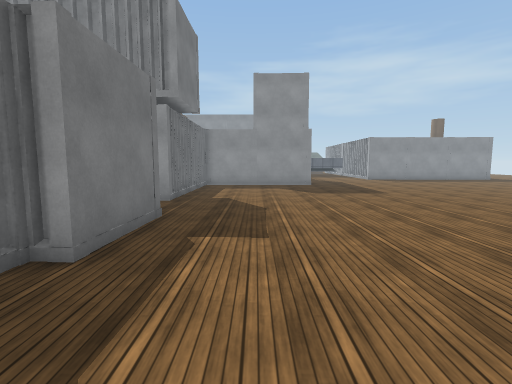
View 1 (above)

24 first-person views from a walk through a Unity game level. The camera is 1.4 m above the floor, tilts 6° down and sees 85° across. The floor is counted in squares, 1 m on a side. Each view is taken from the middle of a square. On the plan, view 1 faces up. The plan holds only what a view shows up to about 14 squares ahead; the rest is blank. The place goes on beyond the plan. Surface patterns are stand-ins for the level's own textures.

View 2
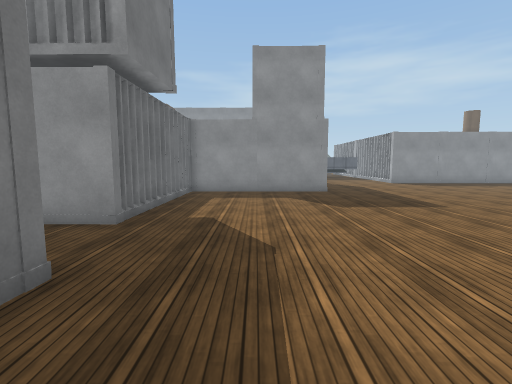

View 3
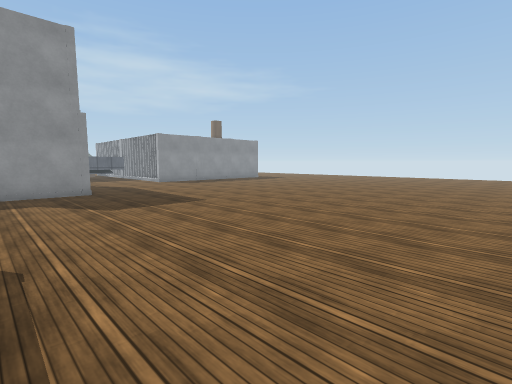

View 4
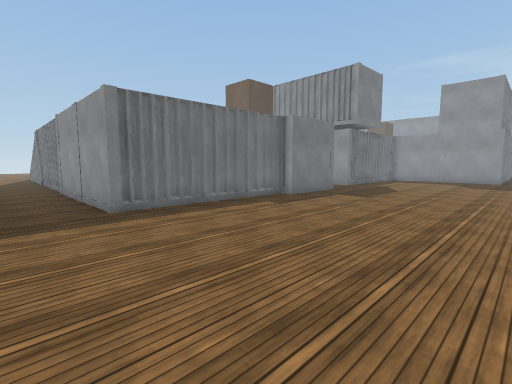

View 5
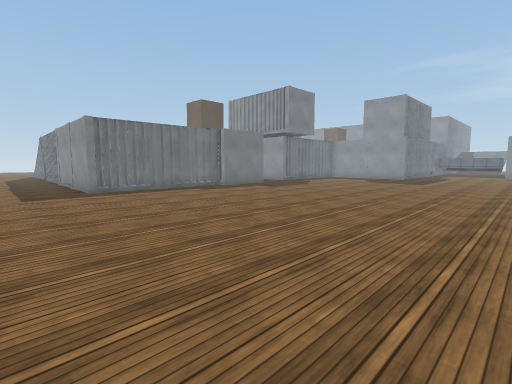

View 6
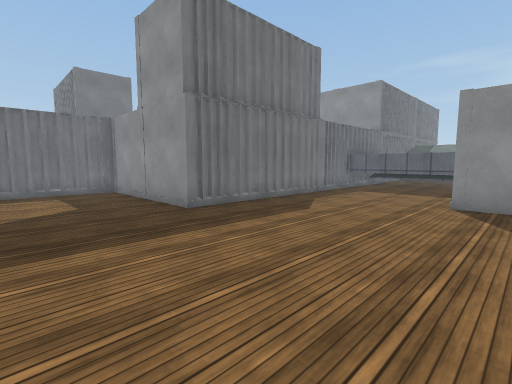

View 7
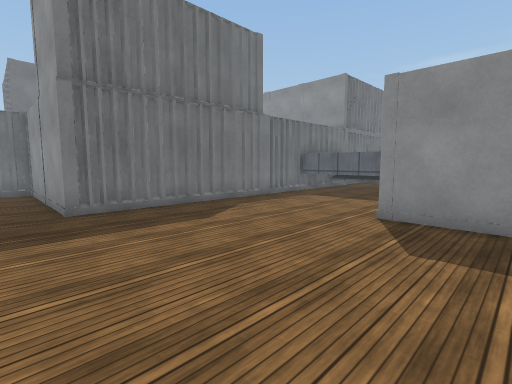

View 8
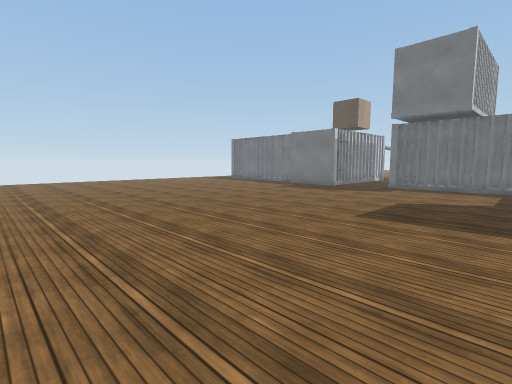

View 9
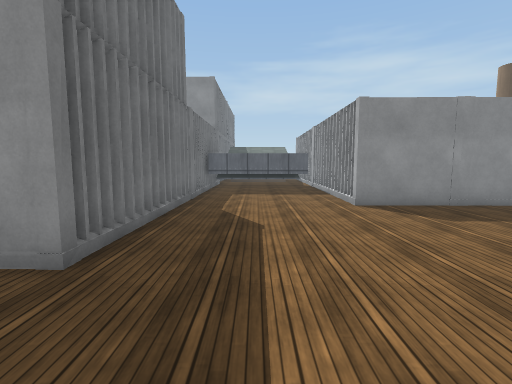

View 10
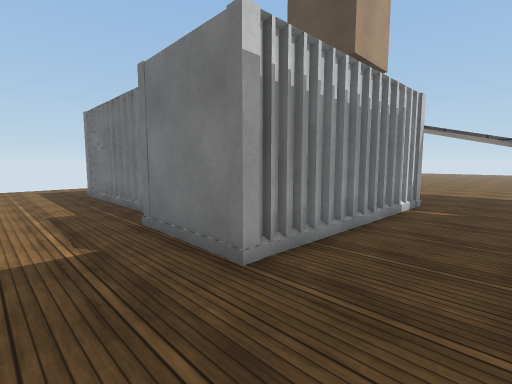

View 11
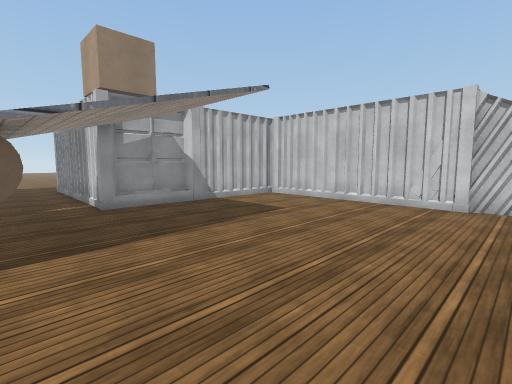

View 12
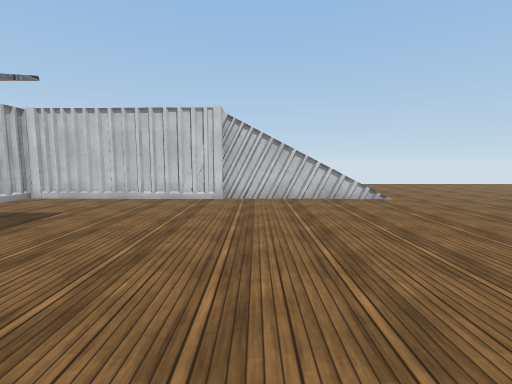

View 13
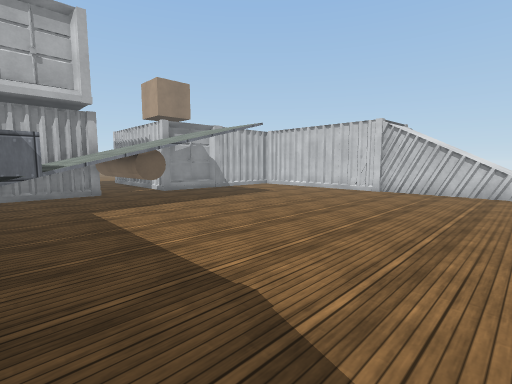

View 14
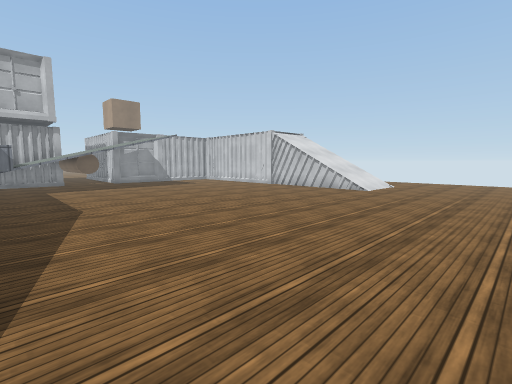

View 15
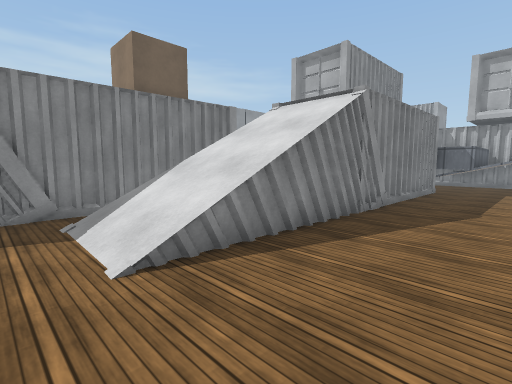

View 16
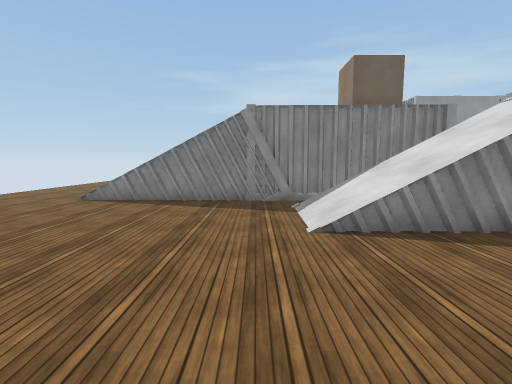

View 17
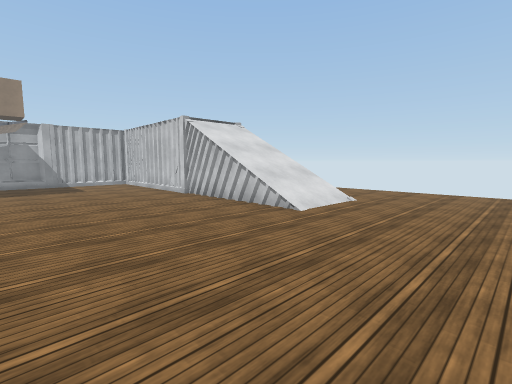

View 18
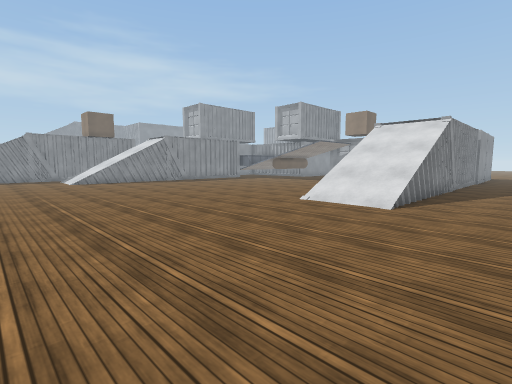

View 19
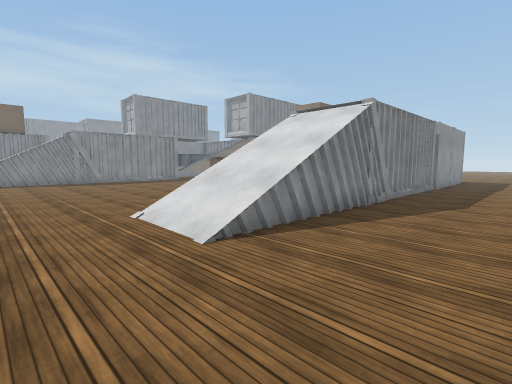

View 20
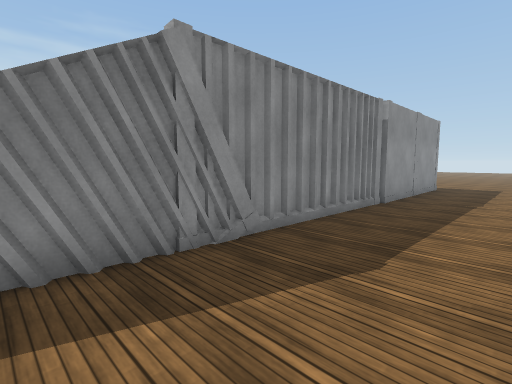

View 21
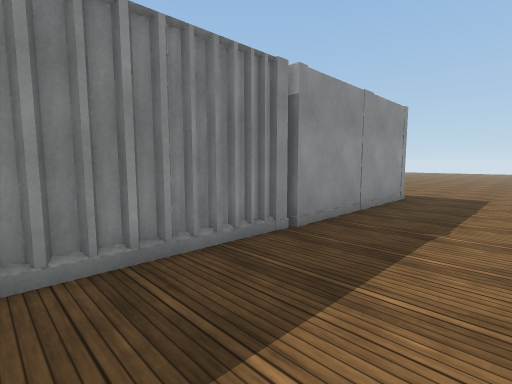

View 22
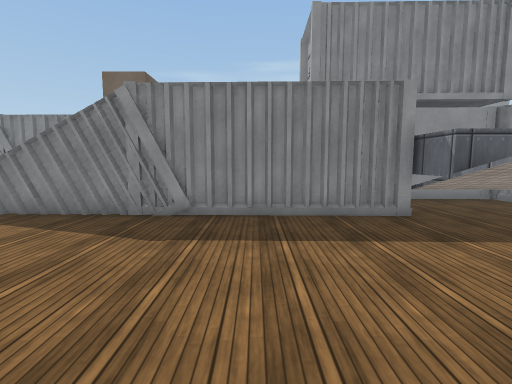

View 23
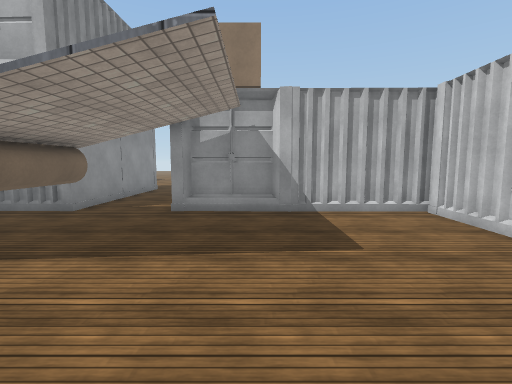

View 24
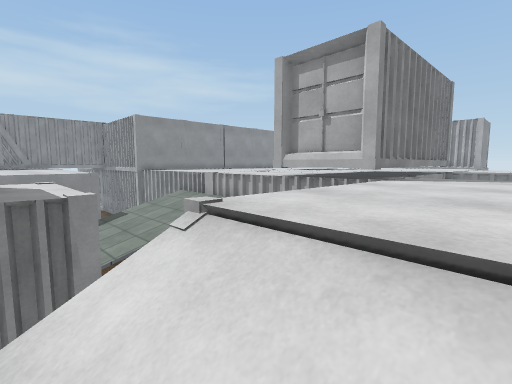

### Floor plan
Key: @ floor where view 1 was taken; # wall or solid block; x gap in a wall; . main floor; : floor 3.5 m higher than the main floor; / step, stairs or slope; ^ raised ledge; v drop or lower ground; C cylinder; U cube; O other object.
Columns run from 33 left of view 1 to 13 right of it. Each row starts with its distance up from view 1.
 28             O^                      O^^^^^O   O
 27             ^^  O                   O......O  O
 26             ^^  O                   O.....O
 25             ^^                      #.....O
 24            ^^^  OO O                O.....O
 23    OO      ^^^  OO O                O.....O####
 22        U        OO O                O..........
 21        UUUO     OO OO               O..........
 20           O     OO OO               O.........
 19 vv/.vv          OO  O  OO           O.........
 18 .....//////.  OOOOOOOOO #     ###OOOO.........
 17 .....//////:        vvvvOO    O...............
 16 .....//////:       vvvv       O................
 15 .....//////:      vvvv        O...............
 14 ............v..v..vvvv        O................
 13 ..................x^^^ #      O................
 12 ..................^^^^^O      O................
 11  .................^^^^^O      O................
 10  ..................^^^^C######.................
  9  ..............................................
  8  ..............................................
  7  ......................#######O................
  6  ......................O      #................
  5 .......................O      #................
  4 .......................#      #...............
  3 .......................#      O...............
  2 .......................#  O   O...............
  1 .......................O  O  OO...............
  0 ........./////##:OOOO::O     O...@............
 -1 .........///////              O...............
 -2 .........///////              O...............
 -3 ........./////vvv:v::::x###O#OO..............
 -4 .............................................
 -5  ............................................
 -6 . ..........................................
 -7      ......................... ............ .

Where each view was taken, in squares from view 1:
view 1: 0 up, 0 right, facing up
view 2: 4 up, 0 right, facing up
view 3: 4 up, 0 right, facing up-right
view 4: 6 down, 5 right, facing up-left
view 5: 7 down, 11 right, facing up-left
view 6: 13 up, 11 right, facing up-left
view 7: 16 up, 12 right, facing up-left
view 8: 16 up, 13 right, facing down-left
view 9: 14 up, 6 right, facing up
view 10: 10 up, 0 right, facing down-left
view 11: 10 up, 19 left, facing down-right
view 12: 11 up, 19 left, facing down
view 13: 14 up, 23 left, facing down-right
view 14: 14 up, 30 left, facing down-right
view 15: 11 up, 30 left, facing up-right
view 16: 9 up, 30 left, facing up
view 17: 7 up, 29 left, facing down-right
view 18: 6 down, 33 left, facing up-right
view 19: 7 down, 27 left, facing up-right
view 20: 7 down, 20 left, facing up-right
view 21: 7 down, 15 left, facing up-right
view 22: 7 up, 19 left, facing up
view 23: 5 up, 18 left, facing right
view 24: 15 up, 24 left, facing up-right
